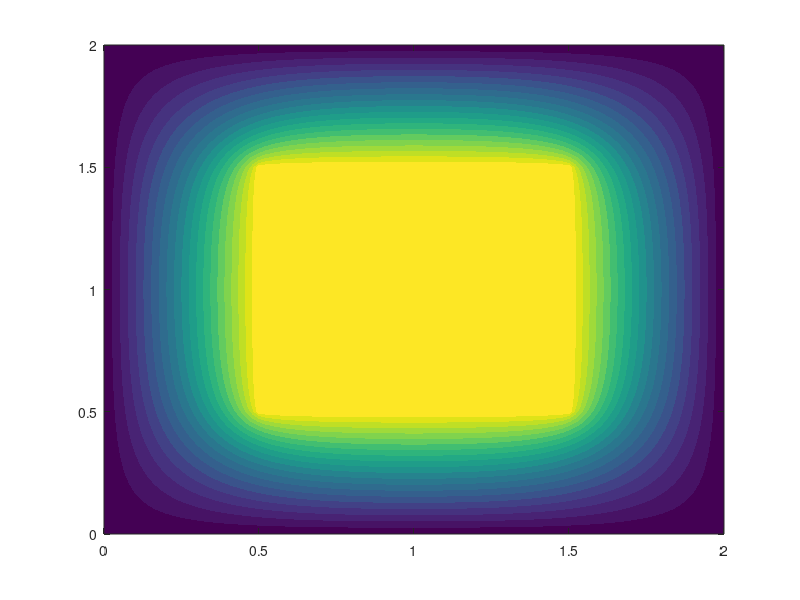

MATLAB code to generate this figure: (Note: this script raises an error after producing the figure.)
% =========================================================================
% Numerical Solution of Laplace's Equation
% =========================================================================

% 1. Define Domain and Parameters
a = 2; b = 2;           % Outer domain dimensions
x0 = 0.5; y0 = 0.5;     % Inner conductor offset
c = 1; d = 1;           % Inner conductor dimensions
V0 = 100;               % Potential of the inner conductor (Volts)
nx = 101; ny = 101;     % Number of grid points

% Calculate grid spacing
dx = a / (nx - 1);
dy = b / (ny - 1);

% 2. Initialize the Grid
V = zeros(nx, ny);

% Determine grid indices for the inner conductor
x_start = round(x0 / dx) + 1;
x_end = round((x0 + c) / dx) + 1;
y_start = round(y0 / dy) + 1;
y_end = round((y0 + d) / dy) + 1;

% Set the initial boundary condition for the inner conductor
V(x_start:x_end, y_start:y_end) = V0;

% 3. Iterative Numerical Solution (Jacobi Method)
iterative_number = 1000;

% Note: A vectorized approach is used here for professional MATLAB performance
for iter = 1:iterative_number
    % Update potential for all interior points
    V(2:end-1, 2:end-1) = 0.25 * (V(3:end, 2:end-1) + V(1:end-2, 2:end-1) + ...
                                  V(2:end-1, 3:end) + V(2:end-1, 1:end-2));
                                  
    % Re-enforce the fixed potential of the inner conductor
    V(x_start:x_end, y_start:y_end) = V0;
end

% 4. Visualization
X_axis = linspace(0, a, nx);
Y_axis = linspace(0, b, ny);
[X, Y] = meshgrid(X_axis, Y_axis);
V_plot = V'; 

% Figure 1: 2D Contour Plot
figure('Name', '2D Potential Distribution', 'Position', [100, 100, 600, 500]);
contourf(X, Y, V_plot, 20, 'LineColor', 'none');
colormap('parula');
colorbar;
title('2D Equipotential Contours');
xlabel('X-axis'); ylabel('Y-axis');

% Figure 2: 3D Surface Plot
figure('Name', '3D Potential Surface', 'Position', [750, 100, 600, 500]);
surf(X, Y, V_plot, 'EdgeColor', 'none', 'FaceAlpha', 0.8);
colormap('parula');
colorbar;
title('3D Potential Surface');
xlabel('X-axis'); ylabel('Y-axis'); zlabel('Potential (V)');
view(45, 30);
